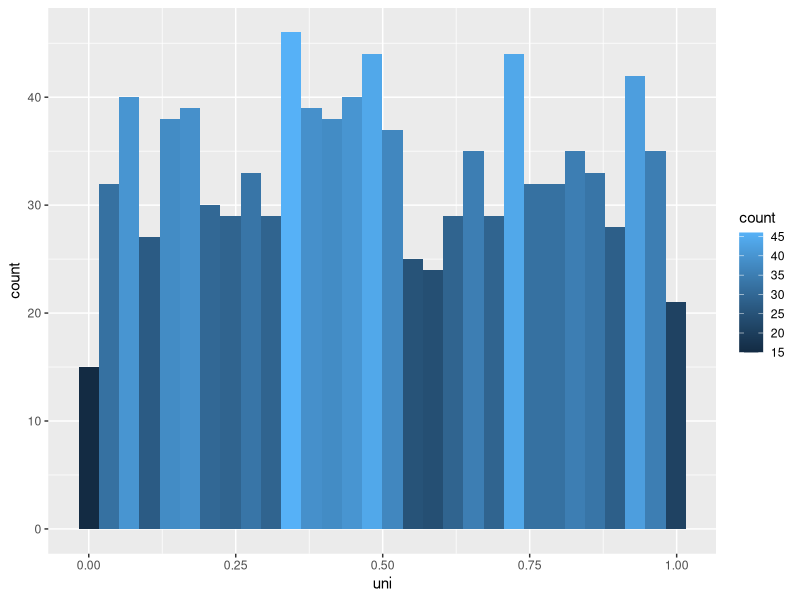
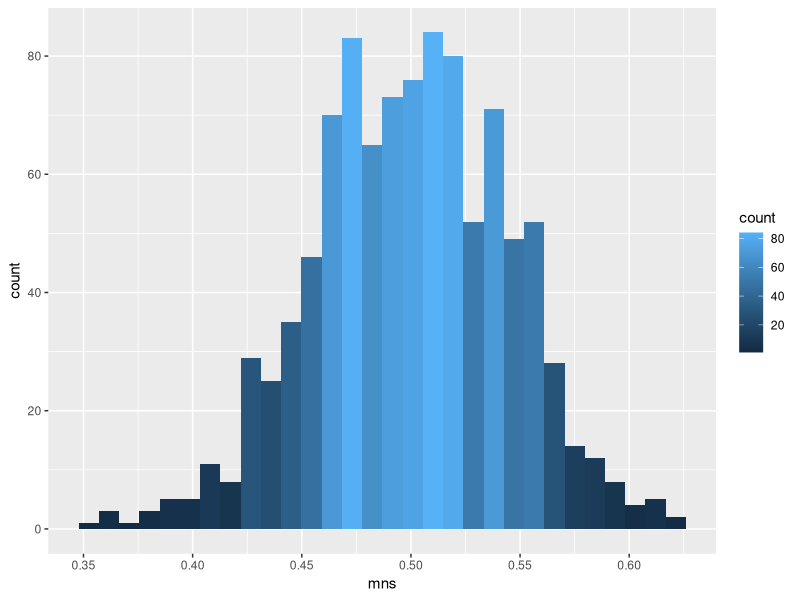
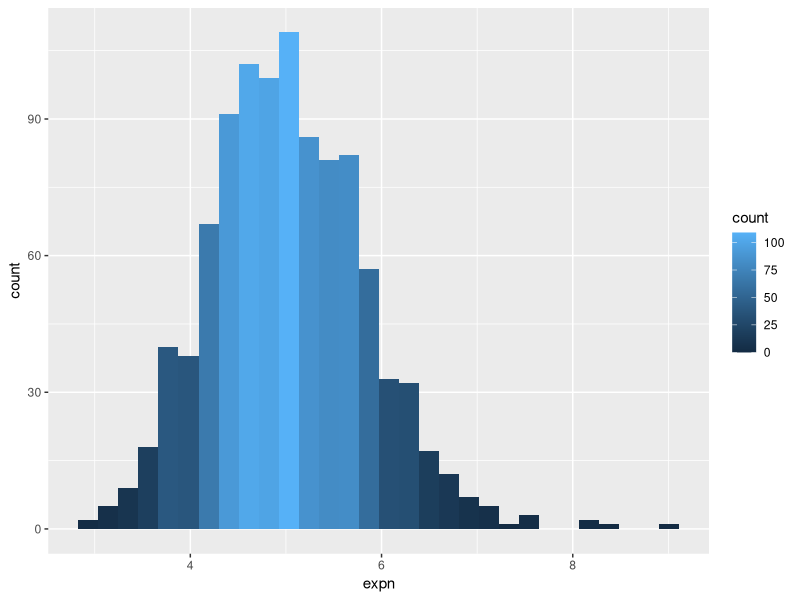
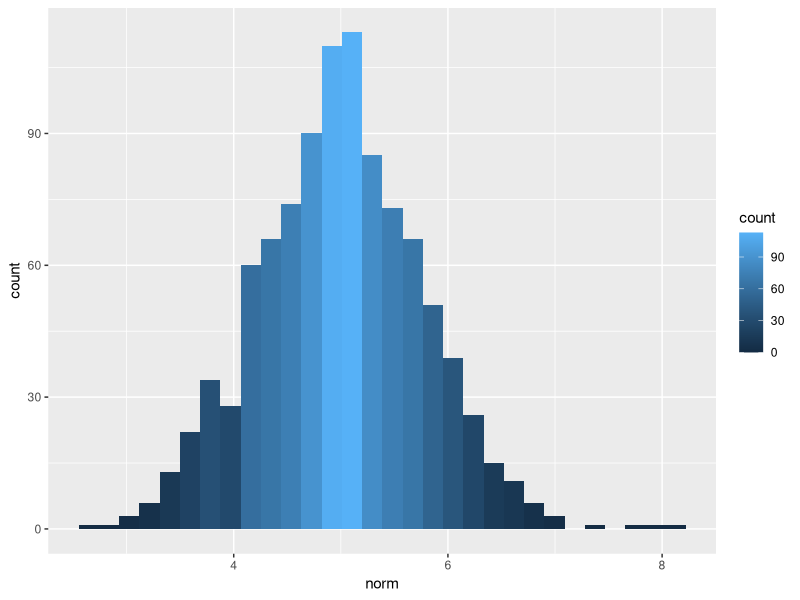

The R script that drew these images, in order:
library(ggplot2)


set.seed(0)

uni <- runif(1000)
uni.df <- data.frame(uni)
u <- ggplot(uni.df,aes(x=uni))
u + geom_histogram(aes(fill = ..count..))

mns = NULL
for (i in 1 : 1000) mns = c(mns, mean(runif(40)))
df <- data.frame(mns)
m <- ggplot(df, aes(x=mns))
m + geom_histogram(aes(fill = ..count..))

expn = NULL
for (i in 1:1000) expn = c(expn, mean(rexp(40,.2)))
xdf <- data.frame(expn)
x <- ggplot(xdf,aes(x=expn))
x + geom_histogram(aes(fill = ..count..))

norm <-rnorm(1000,mean=5, sd = 5/sqrt(40))
ndf <- data.frame(norm)
n <- ggplot(ndf, aes(x=norm))
n + geom_histogram(aes(fill = ..count..))
